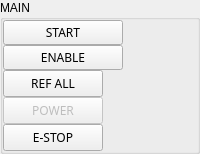
     <widget class="QGroupBox" name="groupBox_2">
      <property name="minimumSize">
       <size>
        <width>89</width>
        <height>0</height>
       </size>
      </property>
      <property name="title">
       <string>MAIN</string>
      </property>
      <property name="flat">
       <bool>false</bool>
      </property>
      <layout class="QVBoxLayout" name="verticalLayout_2">
       <property name="spacing">
        <number>0</number>
       </property>
       <property name="sizeConstraint">
        <enum>QLayout::SetDefaultConstraint</enum>
       </property>
       <property name="leftMargin">
        <number>0</number>
       </property>
       <property name="topMargin">
        <number>0</number>
       </property>
       <property name="rightMargin">
        <number>0</number>
       </property>
       <property name="bottomMargin">
        <number>0</number>
       </property>
       <item>
        <widget class="QPushButton" name="run_stop_button">
         <property name="sizePolicy">
          <sizepolicy hsizetype="Minimum" vsizetype="Minimum">
           <horstretch>0</horstretch>
           <verstretch>0</verstretch>
          </sizepolicy>
         </property>
         <property name="maximumSize">
          <size>
           <width>120</width>
           <height>120</height>
          </size>
         </property>
         <property name="font">
          <font>
           <family>Sans</family>
           <weight>50</weight>
           <italic>false</italic>
           <bold>false</bold>
          </font>
         </property>
         <property name="text">
          <string>START</string>
         </property>
         <property name="checkable">
          <bool>true</bool>
         </property>
        </widget>
       </item>
       <item>
        <widget class="HalButton" name="halbutton_2">
         <property name="sizePolicy">
          <sizepolicy hsizetype="Minimum" vsizetype="Minimum">
           <horstretch>0</horstretch>
           <verstretch>0</verstretch>
          </sizepolicy>
         </property>
         <property name="maximumSize">
          <size>
           <width>120</width>
           <height>120</height>
          </size>
         </property>
         <property name="font">
          <font>
           <family>Sans</family>
           <weight>50</weight>
           <italic>false</italic>
           <bold>false</bold>
          </font>
         </property>
         <property name="text">
          <string>ENABLE</string>
         </property>
         <property name="checkable">
          <bool>true</bool>
         </property>
         <property name="rules" stdset="0">
          <string>[{&quot;channels&quot;: [{&quot;url&quot;: &quot;status:all_axes_homed&quot;, &quot;trigger&quot;: true}], &quot;property&quot;: &quot;Enable&quot;, &quot;expression&quot;: &quot;ch[0]&quot;, &quot;name&quot;: &quot;isHomed&quot;}]</string>
         </property>
         <property name="pinBaseName" stdset="0">
          <string>halui.user-enable</string>
         </property>
        </widget>
       </item>
       <item>
        <widget class="ActionButton" name="ref_all_button">
         <property name="sizePolicy">
          <sizepolicy hsizetype="Fixed" vsizetype="Fixed">
           <horstretch>1</horstretch>
           <verstretch>0</verstretch>
          </sizepolicy>
         </property>
         <property name="minimumSize">
          <size>
           <width>32</width>
           <height>27</height>
          </size>
         </property>
         <property name="maximumSize">
          <size>
           <width>100</width>
           <height>100</height>
          </size>
         </property>
         <property name="font">
          <font>
           <family>Sans</family>
           <weight>50</weight>
           <italic>false</italic>
           <bold>false</bold>
          </font>
         </property>
         <property name="focusPolicy">
          <enum>Qt::NoFocus</enum>
         </property>
         <property name="styleSheet">
          <string notr="true"/>
         </property>
         <property name="text">
          <string>REF ALL</string>
         </property>
         <property name="rules" stdset="0">
          <string>[{&quot;channels&quot;: [{&quot;url&quot;: &quot;status:all_axes_homed&quot;, &quot;trigger&quot;: true}], &quot;property&quot;: &quot;Text&quot;, &quot;expression&quot;: &quot;'HOMED' if ch[0] else 'REF ALL'&quot;, &quot;name&quot;: &quot;reference_all&quot;}]</string>
         </property>
         <property name="actionName" stdset="0">
          <string>machine.home.all</string>
         </property>
        </widget>
       </item>
       <item>
        <widget class="ActionButton" name="power_abutton_6">
         <property name="enabled">
          <bool>false</bool>
         </property>
         <property name="sizePolicy">
          <sizepolicy hsizetype="Fixed" vsizetype="Fixed">
           <horstretch>0</horstretch>
           <verstretch>0</verstretch>
          </sizepolicy>
         </property>
         <property name="minimumSize">
          <size>
           <width>32</width>
           <height>27</height>
          </size>
         </property>
         <property name="maximumSize">
          <size>
           <width>100</width>
           <height>100</height>
          </size>
         </property>
         <property name="font">
          <font>
           <family>Sans</family>
           <weight>50</weight>
           <italic>false</italic>
           <bold>false</bold>
          </font>
         </property>
         <property name="text">
          <string>POWER</string>
         </property>
         <property name="checkable">
          <bool>true</bool>
         </property>
         <property name="actionName" stdset="0">
          <string>machine.power.toggle</string>
         </property>
        </widget>
       </item>
       <item>
        <widget class="ActionButton" name="estop_abutton_5">
         <property name="sizePolicy">
          <sizepolicy hsizetype="Fixed" vsizetype="Fixed">
           <horstretch>0</horstretch>
           <verstretch>0</verstretch>
          </sizepolicy>
         </property>
         <property name="minimumSize">
          <size>
           <width>32</width>
           <height>27</height>
          </size>
         </property>
         <property name="maximumSize">
          <size>
           <width>100</width>
           <height>100</height>
          </size>
         </property>
         <property name="font">
          <font>
           <family>Sans</family>
           <weight>50</weight>
           <italic>false</italic>
           <bold>false</bold>
          </font>
         </property>
         <property name="text">
          <string>E-STOP</string>
         </property>
         <property name="checkable">
          <bool>true</bool>
         </property>
         <property name="actionName" stdset="0">
          <string>machine.estop.toggle</string>
         </property>
        </widget>
       </item>
      </layout>
     </widget>
